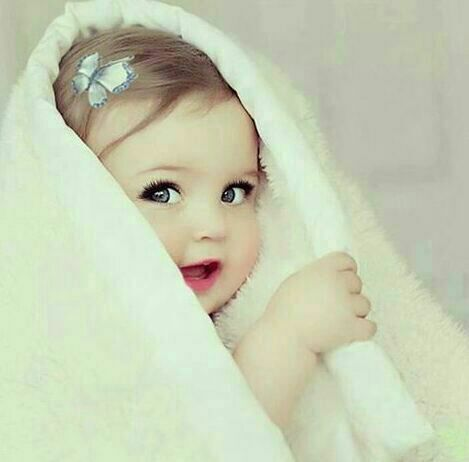
#> input picture Example codes/05_images/baby.jpg, 469 x 462 px
$ python 05_image_test.py
#> lines starting #> are read from the running program, lines starting #| are printed output that depends on the picture
'''
Using Pillow
'''
import matplotlib.pyplot as plt
from PIL import Image

# Read Image
file_path = '05_images/baby.jpg'
im = Image.open(file_path)
#> im is the input picture: PIL image 469x462 RGB; mean R, G, B 199.1, 206.4, 180.2

# Visualization
im.show()

# Get image info
print(f'filename: {im.filename}')
#| filename: 05_images/baby.jpg
print(f'format: {im.format}')
#| format: JPEG
print(f'mode: {im.mode}')
#| mode: RGB

# ~ Process
im = im.rotate(45)
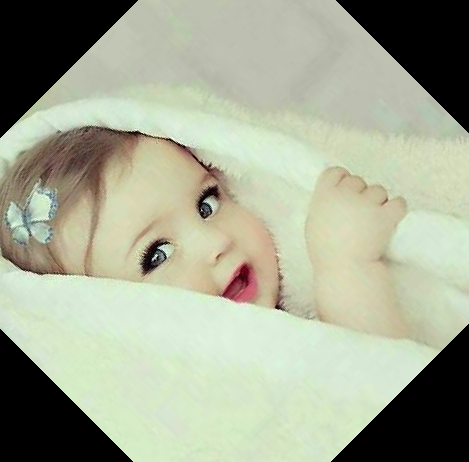
#> im: PIL image 469x462 RGB; mean R, G, B 164.8, 170.1, 148.7
im.show()

# Write Image
im.save('05_images/result_pil.png', format='PNG')

'''--------------------------------------'''
'''
Using Matplotlib
'''
# Read Image
file_path = '05_images/old.jpg'
im2 = plt.imread(file_path)
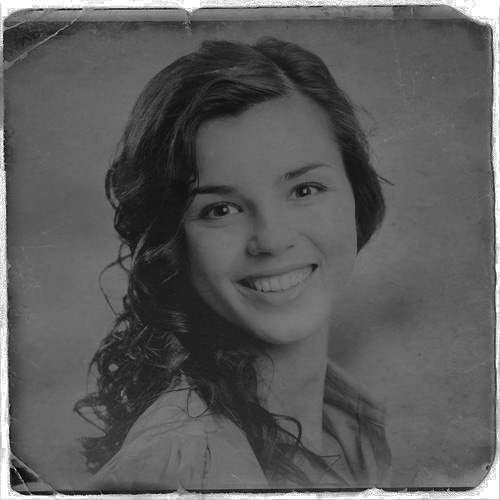
#> input picture Example codes/05_images/old.jpg, 500 x 500 px
#> im2 is the input picture: shape (500, 500); min 4, max 255, mean 91.2

# Visualization
plt.imshow(im2, cmap='gray')
plt.figure()
plt.imshow(im2, cmap='viridis')
plt.axis('off')

# Write Image
plt.savefig('05_images/result_plt.png', bbox_inches='tight')

plt.show()
